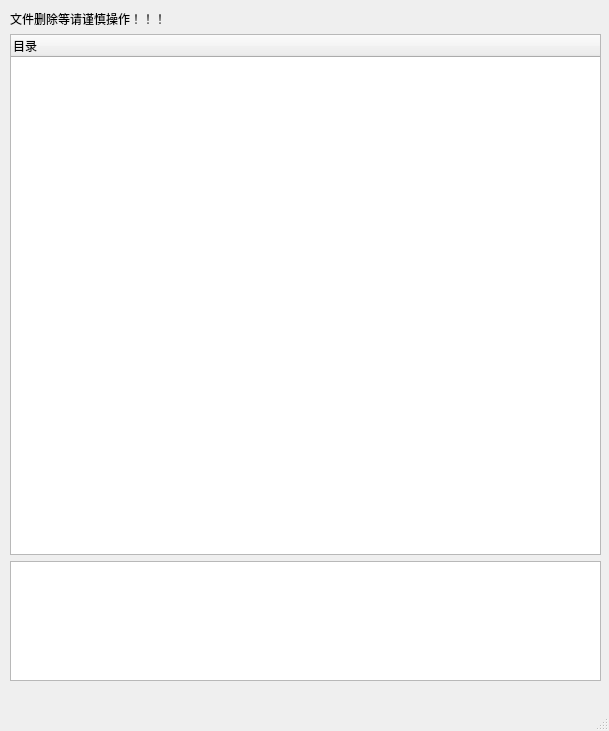
<?xml version="1.0" encoding="UTF-8"?>
<ui version="4.0">
 <class>MainWindow</class>
 <widget class="QMainWindow" name="MainWindow">
  <property name="geometry">
   <rect>
    <x>0</x>
    <y>0</y>
    <width>609</width>
    <height>731</height>
   </rect>
  </property>
  <property name="windowTitle">
   <string>MainWindow</string>
  </property>
  <property name="windowIcon">
   <iconset resource="linkadb_file_browser.qrc">
    <normaloff>:/img/res/ft_folder.png</normaloff>:/img/res/ft_folder.png</iconset>
  </property>
  <widget class="QWidget" name="centralwidget">
   <widget class="QWidget" name="verticalLayoutWidget">
    <property name="geometry">
     <rect>
      <x>10</x>
      <y>10</y>
      <width>591</width>
      <height>671</height>
     </rect>
    </property>
    <layout class="QVBoxLayout" name="verticalLayout">
     <item>
      <widget class="QLabel" name="label">
       <property name="text">
        <string>文件删除等请谨慎操作！！！</string>
       </property>
      </widget>
     </item>
     <item>
      <widget class="QTreeWidget" name="tree_a">
       <property name="acceptDrops">
        <bool>false</bool>
       </property>
       <property name="dragEnabled">
        <bool>false</bool>
       </property>
       <property name="dragDropOverwriteMode">
        <bool>false</bool>
       </property>
       <property name="dragDropMode">
        <enum>QAbstractItemView::NoDragDrop</enum>
       </property>
       <property name="selectionMode">
        <enum>QAbstractItemView::ExtendedSelection</enum>
       </property>
       <property name="selectionBehavior">
        <enum>QAbstractItemView::SelectItems</enum>
       </property>
       <property name="uniformRowHeights">
        <bool>false</bool>
       </property>
       <property name="sortingEnabled">
        <bool>false</bool>
       </property>
       <property name="wordWrap">
        <bool>false</bool>
       </property>
       <column>
        <property name="text">
         <string>目录</string>
        </property>
       </column>
      </widget>
     </item>
     <item>
      <widget class="QTextBrowser" name="tb_info">
       <property name="sizePolicy">
        <sizepolicy hsizetype="Expanding" vsizetype="Maximum">
         <horstretch>0</horstretch>
         <verstretch>0</verstretch>
        </sizepolicy>
       </property>
       <property name="maximumSize">
        <size>
         <width>16777215</width>
         <height>120</height>
        </size>
       </property>
      </widget>
     </item>
    </layout>
   </widget>
  </widget>
  <widget class="QMenuBar" name="menubar">
   <property name="geometry">
    <rect>
     <x>0</x>
     <y>0</y>
     <width>609</width>
     <height>23</height>
    </rect>
   </property>
  </widget>
  <widget class="QStatusBar" name="statusbar"/>
 </widget>
 <resources>
  <include location="linkadb_file_browser.qrc"/>
 </resources>
 <connections/>
</ui>
